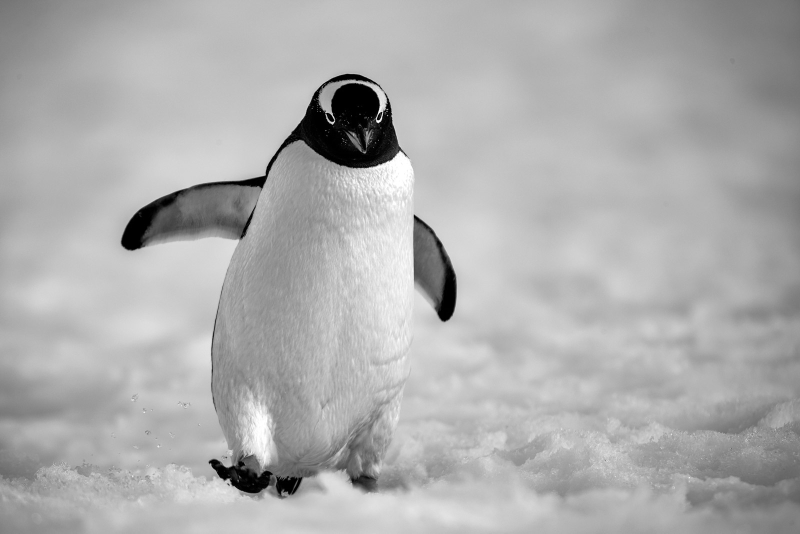
%> input picture matlab_code_ofdm/image.jpg, 1600 x 1067 px (shown at 1/2 size)
$ octave imagetrans.m   (GNU Octave 9; MATLAB toolbox functions it lacks are replaced by stand-ins)
%> lines starting %> are read from the running program, lines starting %| are printed output that depends on the picture
### matlab_code_ofdm/preamble_generate.m
function output = preamble_generate(output_length)
%PREAMBLE_GENERATE Generates a pseudo-noise sequence for frame synchronization using LFSR.
%   Produces a repetitive, known binary sequence used to create the packet preamble.
%   This sequence enables the receiver to detect the start of the frame via correlation.
%
%   INPUTS
%   - output_length: Desired length of the preamble sequence
%
%   OUTPUTS
%   - output: Column vector containing the generated preamble bits

    polynomial = [1 0 0 0 1 0 0 0 0]';

    % All memories are initialized with ones
    state = ones(size(polynomial));

    output = zeros(output_length, 1);

    for i = 1:output_length
        output(i) = state(1);
        feedback = mod(sum(state .* polynomial), 2);
        state = circshift(state, -1);
        state(end) = feedback;
    end
end

### matlab_code_ofdm/txofdm.m
function [txsignal, conf] = txofdm(txbits,conf)
% Digital Transmitter
%
%   [txsignal conf] = tx(txbits,conf) implements a complete transmitter
%   using a single carrier preamble followed by OFDM data in digital domain.
%
%   txbits  : Information bits
%   conf    : Universal configuration structure

%% Transmission parameters
conf.txbits = txbits;

%% Preamble generation and mapping
preamble_bits = preamble_generate(conf.sc.nsyms); % generate preamble of 500 bits (no need to map for bpsk)
preamble_mapped = -2 .* preamble_bits + 1; % bpsk_modulate the preamble
preamble_upsample = upsample(preamble_mapped,conf.sc.os_factor); %OFDM has a different OS factor
preamble_shaped = conv(preamble_upsample, conf.sc.txpulse, 'same');

%% Training symbols
training_bits = training_generate(2*conf.ofdm.ncarrier);
training_bits = reshape(training_bits, [2, length(training_bits)/2]).';
training_symb = QPSK_mapping(training_bits);

conf.ofdm.training_symbol = training_symb;

%% Data symbols
txbits = reshape(txbits, [2, length(txbits)/2]).';
tx_symbol = QPSK_mapping(txbits);

%% Add the Training symbols before the Data symbols
if strcmp(conf.training_method,'Block')

all_symb = [training_symb; tx_symbol];

elseif strcmp(conf.training_method,'Comb')

[all_symb, conf.training_comb] = comb_training(tx_symbol, conf);

end

%% We calculate the number of total OFDM symbols and  add padding size if needed
number_OFDM_symb = ceil(length(all_symb) / conf.ofdm.ncarrier); % to see if ceil is needed
conf.number_OFDM_symb = number_OFDM_symb; % to check

pad_size = (number_OFDM_symb * conf.ofdm.ncarrier) - length(all_symb);

if pad_size > 0
        all_symb = [all_symb; zeros(pad_size, 1)];
end

%% Implement the Serial to Parallel reshape

OFDM_grid = reshape(all_symb, [conf.ofdm.ncarrier, number_OFDM_symb]);

%% Perform standard IFFT on the grid

tx_time_domain = ifft(OFDM_grid, conf.ofdm.ncarrier);

%% Add of Cyclic Prefix

%Extract the CP part (last cp_len samples from every column)
cp_part = tx_time_domain(end - conf.ofdm.cplen + 1 : end, :);

tx_with_cp = [cp_part; tx_time_domain];

%% Implement the Parallel to Serial conversion

OFDM_serial = tx_with_cp(:);

%% Do the resampling

OFDM_resampled = ofdm_tx_resampling(OFDM_serial, conf);

conf.OFDM_resampled_length = length(OFDM_resampled);

%% Normalization

% normalization for OFDM
average_energy_OFDM = sum(abs(OFDM_resampled).^2)/length(OFDM_resampled);
normalized_OFDM = (1/sqrt(average_energy_OFDM))*OFDM_resampled;

% normalization for preamble
average_energy_preamble = sum(abs(preamble_shaped).^2)/length(preamble_shaped);
normalized_preamble = (1/sqrt(average_energy_preamble))*preamble_shaped;

%% Final signal
txsignal = [normalized_preamble(:); normalized_OFDM];

%% Upconversion
time = 0:(1/conf.f_s) : size(txsignal,1)/conf.f_s - (1/conf.f_s);
txsignal = real(txsignal.*exp(1i*2*pi*conf.f_c.*time.'));

%% Check the max peak

max_peak = max(abs(txsignal));

if max_peak > 1
    % Scale down the entire signal so the highest peak fits in [-0.9, 0.9]
    scale_factor = 0.9 / max_peak;
    txsignal = txsignal * scale_factor;
end

### matlab_code_ofdm/training_generate.m
function output = training_generate(output_length)
%TRAINING_GENERATE Generates the pseudo-random sequence used for pilot symbols.
%   Uses a Linear Feedback Shift Register (LFSR) to create a known binary sequence,
%   which is then mapped to QPSK to serve as training pilots or channel estimation headers.
%
%   INPUTS
%   - output_length: Desired length of the training sequence in bits
%
%   OUTPUTS
%   - output: Column vector containing the generated pseudo-random bits

    polynomial = [1 1 0 0 0 1 1 0]';

    state = ones(size(polynomial));

    output = zeros(output_length, 1);

    for i = 1:output_length
        output(i) = state(1);
        feedback = mod(sum(state .* polynomial), 2);
        state = circshift(state, -1);
        state(end) = feedback;
    end
end

### matlab_code_ofdm/rrc.m
function h = rrc(os_factor, rolloff_factor, filterlength)
% Returns a the FIR coefficients of a Root Raised Cosine filter.
% os_factor is the oversampling factor, typically set to 4.
% rolloff_factor is a in [0; 1]. UMTS for instance uses a rolloff factor of 0.22.
% filterlength is the _onesided_ filterlength, i.e. the total number of taps is 2*filterlength+1.
%
% Note that the current implementation of this function does not handle the case when the denominator becomes zero,
% which means that the rolloff_factor must be chosen so that os_factor/(4*rolloff_factor) is not be an integer.
% In this case, choose a slightly different rolloff factor, or fix this implementation...

n = (-filterlength : filterlength)' / os_factor;

if rolloff_factor == 0, % special case, just return a sinc
	h = sinc(n);
else
	if floor(os_factor/(4*rolloff_factor)) == os_factor/(4*rolloff_factor), error('os_factor/(4*rolloff_factor) must not be an integer.'); end
	h = (4*rolloff_factor/pi * cos((1+rolloff_factor)*pi*n) + (1-rolloff_factor)*sinc((1-rolloff_factor)*n)) ./ (1 - (4*rolloff_factor*n).^2);
end

% Normalize to a total power of 1.
h = h / sqrt(sum(abs(h).^2));

### matlab_code_ofdm/QPSK_mapping.m
function [symbols] = QPSK_mapping(in_bits)

%Constellation:
GrayMap = 1/sqrt(2) * [(-1-1j) (-1+1j) ( 1-1j) ( 1+1j)];
symbols = GrayMap(bi2de(in_bits, 'left-msb')+1).';
end

### matlab_code_ofdm/imagetrans.m
% % % % %
% Wireless Receivers: algorithms and architectures
% Audio Transmission Framework

clear all;
close all;
clc;

% Configuration Values

% Options for transmission are :
% emulator: use a channel emulator with 5 different configurations.
% audio: use the loudspeaker and microphone for the data transmission
conf.audiosystem = 'audio';

%Emulator configuration
conf.emulator_idx = 4; % 1 to 5 yields different channels
conf.emulator_snr = 100;

% General parameters
conf.nbits   = 512*2*500;  % number of bits
conf.f_c     = 8000;

% Preamble
conf.sc.f_sym = 1000;  % symbol rate
conf.sc.nsyms = 500;    %number of preamble symbols

%OFDM
conf.ofdm.bandwidth = 2000; %f_s/bw should be an integer for resampling
conf.ofdm.ncarrier  = 512;
conf.ofdm.cplen     = 256;
conf.modulation_order = 2; % 2 for QPSK
conf.channel_type = 'Block_Viterbi'; % Options: 'Block', 'Block_Viterbi'
conf.training_method = 'Block'; % Options: 'Block', 'Comb'

conf.comb_insertion_rate = 4; % Example: 1 pilot every 4 subcarriers

% Fix audio settings
conf.f_s = 48000; % audio sampling rate, fixed by audiocard
conf.bitsps = 16;   % bits per audio sample

% all calculations that you only have to do once
conf.ofdm.spacing  = conf.ofdm.bandwidth/conf.ofdm.ncarrier;
conf.sc.os_factor  = conf.f_s/conf.sc.f_sym;

if mod(conf.sc.os_factor,1) ~= 0
   disp('WARNING: Sampling rate must be a multiple of the symbol rate for single carrier system');
end

conf.ofdm.os_factor = conf.f_s/(conf.ofdm.ncarrier*conf.ofdm.spacing);

% Pregenerate useful data
conf.sc.txpulse_length = 20*conf.sc.os_factor;
conf.sc.txpulse    = rrc(conf.sc.os_factor,0.22,conf.sc.txpulse_length);

fprintf('Start Image Transmission\n');

% Load Image
image_filename = 'image.jpg'; % Ensure this file exists
try
    raw_img = imread(image_filename);
%> raw_img is the input picture: size 1067x1600x3 uint8; min 0, max 255, mean 173.6
catch
    warning('Image file not found.');
end

% Convert to Grayscale if necessary
if size(raw_img, 3) == 3
    raw_img = rgb2gray(raw_img);
%> raw_img: size 1067x1600 uint8
end

% Quality of the image sent
target_size = [128 128];
img = imresize(raw_img, target_size);
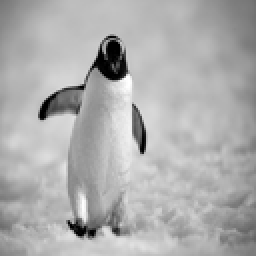
%> img: size 128x128 uint8 (shown 2 times larger); min 0, max 255, mean 173.6
img_size = size(img);
%> img_size = [128 128]

% Display Original Image
figure('Name', 'Image Comparison');
subplot(1,2,1);
imshow(img);
title(sprintf('Transmitted (%dx%d)', img_size(1), img_size(2)));

% Encode Image to Bits
% Flatten image matrix to vector
img_vec = img(:);
% Convert to bits (8 bits per pixel)
tx_bits_matrix = de2bi(img_vec, 8);
txbits = tx_bits_matrix';
txbits = txbits(:);

% Update configuration with exact bit count
conf.nbits = length(txbits);
%> conf.nbits = 131072
fprintf('Image Size: %dx%d pixels\n', img_size(1), img_size(2));
%| Image Size: 128x128 pixels
fprintf('Total Bits: %d\n', conf.nbits);
%| Total Bits: 131072

%% Transmission
[txsignal, conf] = txofdm(txbits, conf);
%> the loop in preamble_generate, `for i = 1:output_length` made 500 passes
%> feedback on passes 1 to 3: 0, 0, 0
%> after the loop in preamble_generate, `for i = 1:output_length`: output = 500 values, max 1 at index 1, min 0 at index 10, mean 0.5; state = [1; 1; 0; 1; 1; 1; 1; 0; 0]
%> in txofdm, `preamble_bits = preamble_generate(conf.sc.nsyms);`: preamble_bits has the same summary as output in preamble_generate
%> in txofdm, `preamble_mapped = -2 .* preamble_bits + 1;`: preamble_mapped = 500 values, max 1 at index 10, min -1 at index 1, mean 0
%> the loop in training_generate, `for i = 1:output_length` made 1024 passes
%> feedback on passes 1 to 3: 0, 0, 1
%> after the loop in training_generate, `for i = 1:output_length`: output = 1024 values, max 1 at index 1, min 0 at index 9, mean 0.504; state = [1; 1; 1; 1; 0; 0; 1; 0]
%> in txofdm, `training_bits = training_generate(2*conf.ofdm.ncarrier);`: training_bits has the same summary as output in training_generate
%> in txofdm, `training_bits = reshape(training_bits, [2, length(training_bits)/2]).';`: training_bits = 512 rows, first 12: [1 1; 1 1; 1 1; 1 1; 0 0; 1 0; 1 1; 1 1; 0 1; 0 0; 1 0; 1 0]
%> the run ends on the next line
